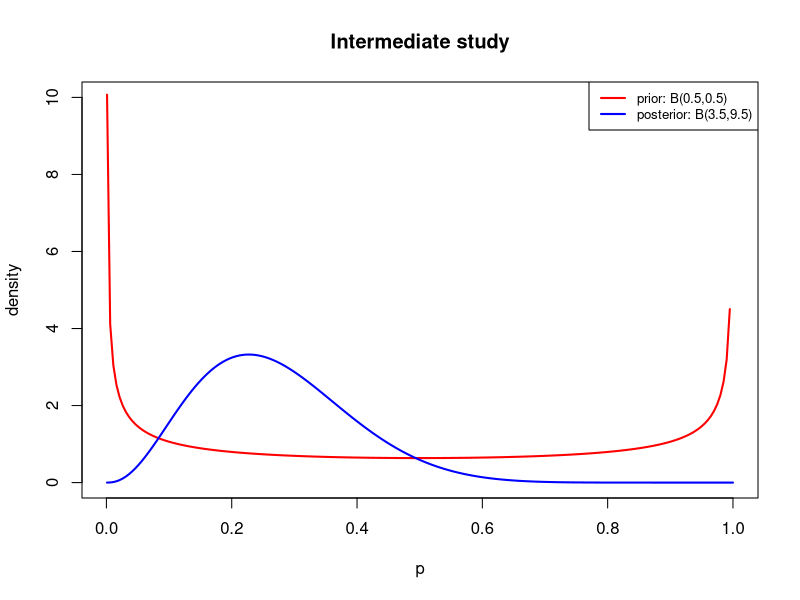
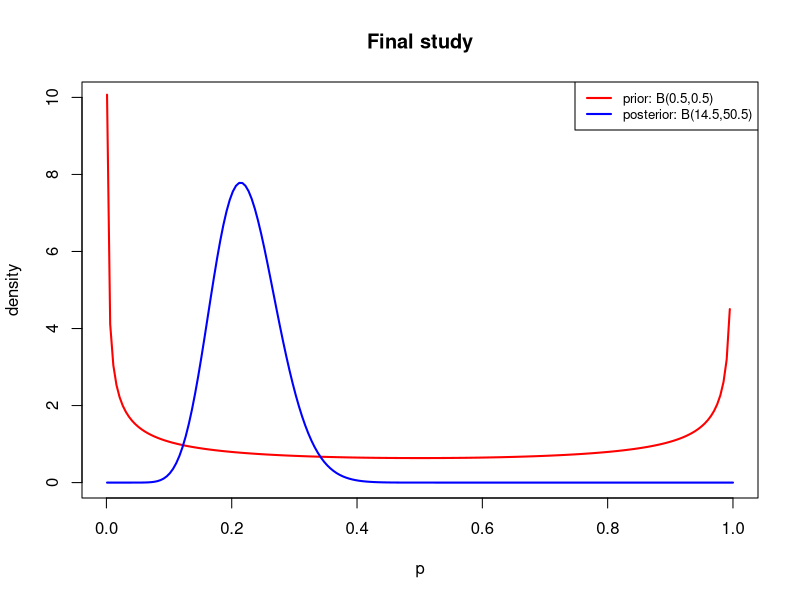
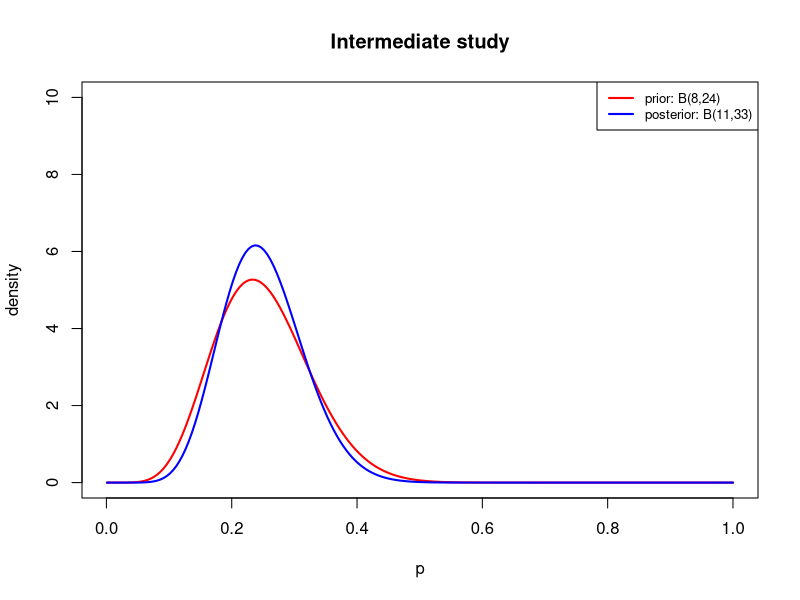
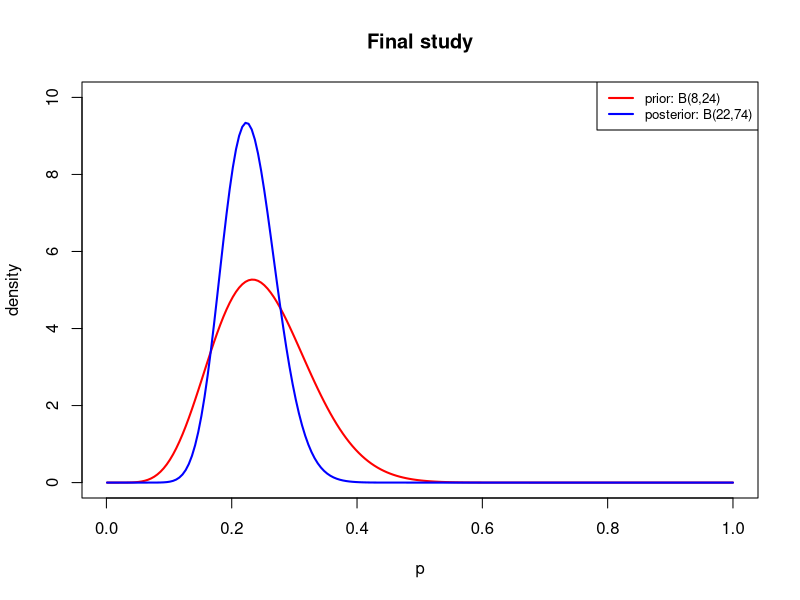

R code for these plots, in order:
## ---- chunk 1
knitr::opts_chunk$set(echo = TRUE)
## ---- chunk 2
height <- c(166, 168, 168, 177, 160, 170, 172, 159, 175, 164, 175, 167, 164)
summary(height)
## ---- chunk 3
## Sample size
sample.n <- length(height); sample.n

## Sample median
sample.med <- median(height); sample.med

## Sample meam
sample.mean <- mean(height); sample.mean

## Sample standard deviation
sample.sd <- sd(height); sample.sd

## Sample standard error
sample.se <- sample.sd / sqrt(sample.n); sample.se
## ---- chunk 4
## Significance level
alpha <- 0.05

## Degrees of freedom
df <- sample.n - 1

## t-score
t.score <- qt(p=alpha/2, df=df, lower.tail=FALSE); t.score
## ---- chunk 5
## Contract the 95% confidence interval
lower.bound <- sample.mean - t.score * sample.se
upper.bound <- sample.mean + t.score * sample.se
print(c(lower.bound, upper.bound))
## ---- chunk 6
## 2.5%, 50%(i.e. median), 97.5% quantiles of N(161,70)
qnorm(c(0.025, 0.5, 0.975), mean=161, sd=sqrt(70))

## P[m>200]
pnorm(200, mean=161, sd=sqrt(70), lower.tail=FALSE)
## ---- chunk 7
## Posterior mean
((1/900)*2185+(1/70)*161 ) / (13*(1/900)+(1/70) )

## Posterior variance
(13*(1/900)+(1/70))^(-1)
## ---- chunk 8
qnorm(c(0.025, 0.5, 0.975), mean=164.558, sd=sqrt(34.80663))
## ---- chunk 9
## P[m>200|y1,...,yn]
pnorm(200, mean=164.558, sd=sqrt(34.80663), lower.tail=FALSE) 
# or
1 - pnorm(200, mean=164.558, sd=sqrt(34.80663))
## ---- chunk 10
p <- seq(1e-3,1, length=200)

plot(p, dbeta(p, 0.5, 0.5), type="l", ylab="density", col="red", 
     ylim=c(0, 10), main="Intermediate study", lwd=2)
lines(p, dbeta(p, 3.5, 9.5), ylab="density", col="blue", lwd=2)

legend("topright", legend=c("prior: B(0.5,0.5)", "posterior: B(3.5,9.5)"), 
       col=c("red", "blue"), lty=1, cex=.8, lwd=2)

plot(p, dbeta(p, 0.5, 0.5), type="l", ylab="density", col="red", 
     ylim=c(0, 10), main="Final study", lwd=2)
lines(p, dbeta(p, 14.5, 50.5), ylab="density", col="blue", lwd=2)

legend("topright", legend=c("prior: B(0.5,0.5)", "posterior: B(14.5,50.5)"), 
       col=c("red", "blue"), lty=1, cex=.8, lwd=2)
## ---- chunk 11
# Before seeing any data (i.e. only prior belief)
pbeta(0.4, 0.5, 0.5, lower.tail=FALSE)

# Intermediate study
pbeta(0.4, 3.5, 9.5, lower.tail=FALSE)

# Final study
pbeta(0.4, 14.5, 50.5, lower.tail=FALSE)
## ---- chunk 12
# Before observing data
## 2.5%, 50%, 97.5% quantiles of Beta(0.5, 0.5)
qbeta(c(0.025, 0.5, 0.975), 0.5, 0.5)

# Intermediate study
## 2.5%, 50%, 97.5% quantiles of Beta(3.5, 9.5)
qbeta(c(0.025, 0.5, 0.975), 3.5, 9.5)

# Final study
## 2.5%, 50%, 97.5% quantiles of Beta(14.5, 50.5)
qbeta(c(0.025, 0.5, 0.975), 14.5, 50.5)
## ---- chunk 13
p <- seq(1e-3,1, length=200)

plot(p, dbeta(p, 8, 24), type="l", ylab="density", col="red", 
     ylim=c(0, 10), main="Intermediate study", lwd=2)
lines(p, dbeta(p, 11, 33), ylab="density", col="blue", lwd=2)

legend("topright", legend=c("prior: B(8,24)", "posterior: B(11,33)"), 
       col=c("red", "blue"), lty=1, cex=.8, lwd=2)

plot(p, dbeta(p, 8, 24), type="l", ylab="density", col="red", 
     ylim=c(0, 10), main="Final study", lwd=2)
lines(p, dbeta(p, 22, 74), ylab="density", col="blue", lwd=2)

legend("topright", legend=c("prior: B(8,24)", "posterior: B(22,74)"), 
       col=c("red", "blue"), lty=1, cex=.8, lwd=2)
## ---- chunk 14
# Before seeing any data
pbeta(0.4, 8, 24, lower.tail=FALSE)

# Intermediate study
pbeta(0.4, 11, 33, lower.tail=FALSE)

# Final study
pbeta(0.4, 22, 74, lower.tail=FALSE)
## ---- chunk 15
# Before observing data
## 2.5%, 50%, 97.5% quantiles of Beta(8, 24)
qbeta(c(0.025, 0.5, 0.975), 8, 24)

# Intermediate study
## 2.5%, 50%, 97.5% quantiles of Beta(11, 33)
qbeta(c(0.025, 0.5, 0.975), 11, 33)

# Final study
## 2.5%, 50%, 97.5% quantiles of Beta(22, 74)
qbeta(c(0.025, 0.5, 0.975), 22, 74)
